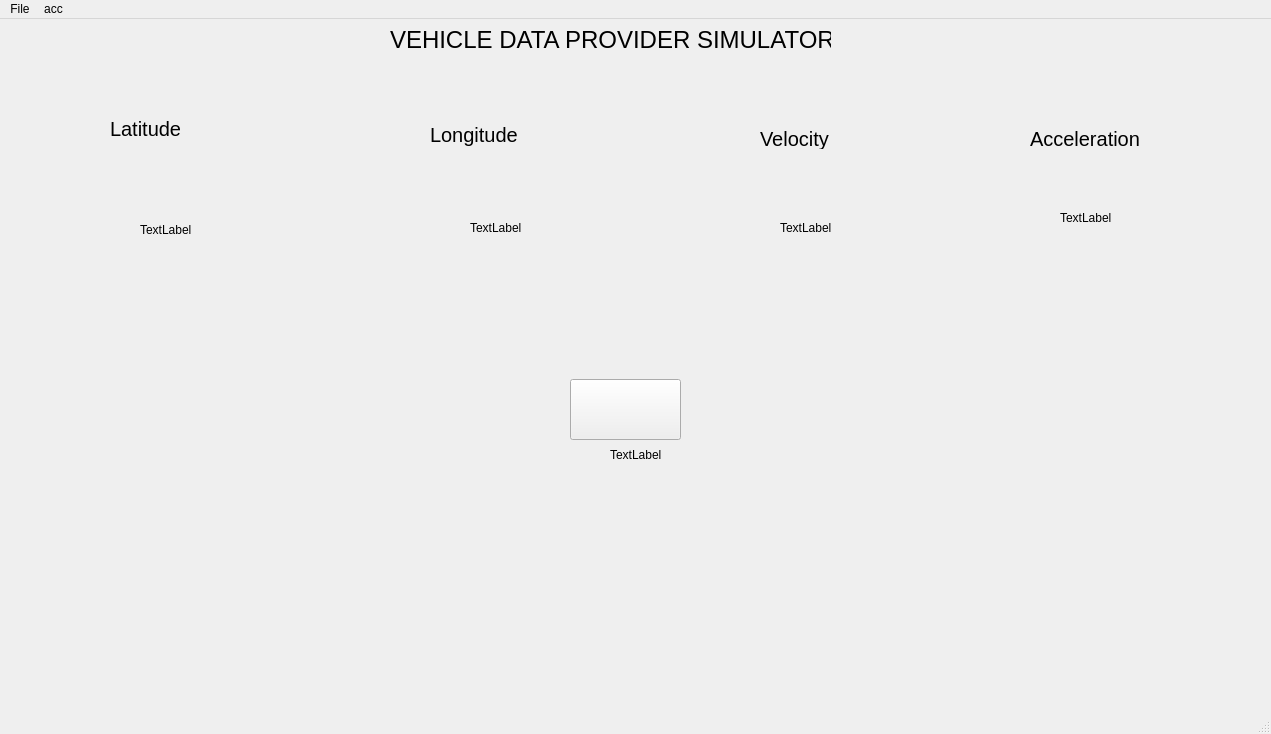
<?xml version="1.0" encoding="UTF-8"?>
<ui version="4.0">
 <class>MainWindow</class>
 <widget class="QMainWindow" name="MainWindow">
  <property name="geometry">
   <rect>
    <x>0</x>
    <y>0</y>
    <width>1271</width>
    <height>734</height>
   </rect>
  </property>
  <property name="windowTitle">
   <string>MainWindow</string>
  </property>
  <widget class="QWidget" name="centralwidget">
   <widget class="QLabel" name="Display">
    <property name="geometry">
     <rect>
      <x>390</x>
      <y>0</y>
      <width>441</width>
      <height>41</height>
     </rect>
    </property>
    <property name="font">
     <font>
      <pointsize>18</pointsize>
     </font>
    </property>
    <property name="text">
     <string>VEHICLE DATA PROVIDER SIMULATOR</string>
    </property>
   </widget>
   <widget class="QLabel" name="latitude_value">
    <property name="geometry">
     <rect>
      <x>140</x>
      <y>190</y>
      <width>81</width>
      <height>41</height>
     </rect>
    </property>
    <property name="text">
     <string>TextLabel</string>
    </property>
   </widget>
   <widget class="QLabel" name="longitude_value">
    <property name="geometry">
     <rect>
      <x>470</x>
      <y>200</y>
      <width>67</width>
      <height>17</height>
     </rect>
    </property>
    <property name="text">
     <string>TextLabel</string>
    </property>
   </widget>
   <widget class="QLabel" name="velocity_value">
    <property name="geometry">
     <rect>
      <x>780</x>
      <y>200</y>
      <width>67</width>
      <height>17</height>
     </rect>
    </property>
    <property name="text">
     <string>TextLabel</string>
    </property>
   </widget>
   <widget class="QLabel" name="acceleration_value">
    <property name="geometry">
     <rect>
      <x>1060</x>
      <y>190</y>
      <width>67</width>
      <height>17</height>
     </rect>
    </property>
    <property name="text">
     <string>TextLabel</string>
    </property>
   </widget>
   <widget class="QLabel" name="Latitude">
    <property name="geometry">
     <rect>
      <x>110</x>
      <y>100</y>
      <width>131</width>
      <height>20</height>
     </rect>
    </property>
    <property name="font">
     <font>
      <pointsize>15</pointsize>
     </font>
    </property>
    <property name="text">
     <string>Latitude</string>
    </property>
   </widget>
   <widget class="QLabel" name="Longitude">
    <property name="geometry">
     <rect>
      <x>430</x>
      <y>100</y>
      <width>141</width>
      <height>31</height>
     </rect>
    </property>
    <property name="font">
     <font>
      <pointsize>15</pointsize>
     </font>
    </property>
    <property name="text">
     <string>Longitude</string>
    </property>
   </widget>
   <widget class="QLabel" name="Velocity">
    <property name="geometry">
     <rect>
      <x>760</x>
      <y>110</y>
      <width>141</width>
      <height>20</height>
     </rect>
    </property>
    <property name="font">
     <font>
      <pointsize>15</pointsize>
     </font>
    </property>
    <property name="text">
     <string>Velocity</string>
    </property>
   </widget>
   <widget class="QLabel" name="Acceleration">
    <property name="geometry">
     <rect>
      <x>1030</x>
      <y>110</y>
      <width>131</width>
      <height>20</height>
     </rect>
    </property>
    <property name="font">
     <font>
      <pointsize>15</pointsize>
     </font>
    </property>
    <property name="text">
     <string>Acceleration</string>
    </property>
   </widget>
   <widget class="QPushButton" name="pushButton">
    <property name="geometry">
     <rect>
      <x>570</x>
      <y>360</y>
      <width>111</width>
      <height>61</height>
     </rect>
    </property>
    <property name="text">
     <string/>
    </property>
    <property name="iconSize">
     <size>
      <width>60</width>
      <height>60</height>
     </size>
    </property>
   </widget>
   <widget class="QLabel" name="tcp_or_udp">
    <property name="geometry">
     <rect>
      <x>610</x>
      <y>420</y>
      <width>67</width>
      <height>31</height>
     </rect>
    </property>
    <property name="text">
     <string>TextLabel</string>
    </property>
   </widget>
  </widget>
  <widget class="QMenuBar" name="menubar">
   <property name="geometry">
    <rect>
     <x>0</x>
     <y>0</y>
     <width>1271</width>
     <height>22</height>
    </rect>
   </property>
   <widget class="QMenu" name="menuFile">
    <property name="title">
     <string>File</string>
    </property>
   </widget>
   <widget class="QMenu" name="menuacceleration_value">
    <property name="title">
     <string>acc</string>
    </property>
   </widget>
   <addaction name="menuFile"/>
   <addaction name="menuacceleration_value"/>
  </widget>
  <widget class="QStatusBar" name="statusbar"/>
 </widget>
 <resources/>
 <connections/>
</ui>
